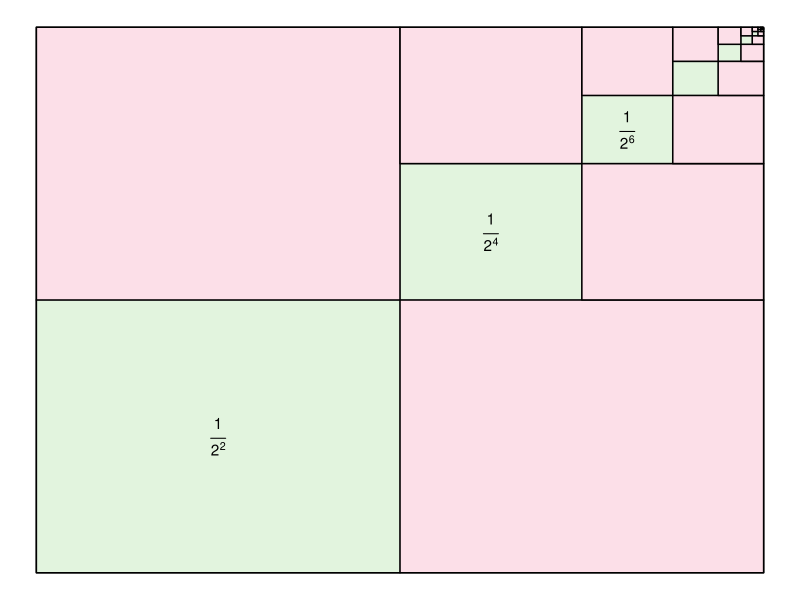

The R script that drew this image: (Note: this script raises an error after producing the figure.)
#
# https://www.maa.org/press/periodicals/convergence/proofs-without-words-and-beyond-proofs-without-words-20
# https://mathoverflow.net/questions/8846/proofs-without-words
# https://artofproblemsolving.com/wiki/index.php/Proofs_without_words
#


library(ggplot2)
library(gganimate)
library(dplyr)
library(transformr)

col_list = c("white", "#8CD17D", "#FABFD2")

df = list()

k = 1
df[[k]] = tibble(x = c(0, 1, 1, 0), y = c(0, 0, 1, 1), type = "main", fillgrp = col_list[1], state = 0)

l = 1
h = 0
k = k + 1

for(i in 1:10) {
  df[[k]] = tibble(x = c(h, h + l/2, h + l/2, h), y = c(h, h, h + l/2, h + l/2), type = paste0("blue", i), fillgrp = col_list[2], state = i)
  if (i <= 3) {
    df[[k]] = df[[k]] %>% mutate(xt = c(h + l/4, NA, NA, NA), yt = c(h + l/4, NA, NA, NA), lbl = c(paste0("frac(1, 2^", 2*i,")"), NA, NA, NA))
  }
  df[[k + 1]] = tibble(x = c(h, h + l/2, h + l/2, h), y = c(h + l/2, h + l/2, h + l, h + l), type = paste0("red1_", i), fillgrp = col_list[3], state = i)
  df[[k + 2]] = tibble(x = c(h + l/2, h + l, h + l, h + l/2), y = c(h, h, h + l/2, h + l/2), type = paste0("red2_", i), fillgrp = col_list[3], state = i)
  k = k + 3
  l = l / 2
  h = h + 1 / 2^i
}

df_all = bind_rows(df)


p = ggplot(df_all) + geom_polygon(aes(x = x, y = y, group = type, fill = fillgrp), color = "black", alpha = 0.5)
p = p + geom_text(aes(x = xt, y = yt, label = lbl), fontface = "bold", parse = TRUE)
#p = p + scale_fill_manual(values = col_list) + guides(fill = FALSE)
p = p + scale_fill_identity() + guides(fill = FALSE)
p = p + theme_void() 
p

p = ggplot(df_all) + geom_polygon(aes(x = x, y = y, group = type, fill = fillgrp), color = "black", alpha = 0.5)
#p = p + scale_fill_manual(values = col_list) + guides(fill = FALSE)
p = p + geom_text(aes(x = xt, y = yt, label = lbl), fontface = "bold", parse = TRUE)
p = p + scale_fill_identity() + guides(fill = FALSE)
p = p + theme_void() 
anim = p + transition_states(state, transition_length = 2, state_length = 4) +
           shadow_mark()
animate(anim, renderer = gifski_renderer("proof_without_words/figures/infinite_series_1.gif"))
